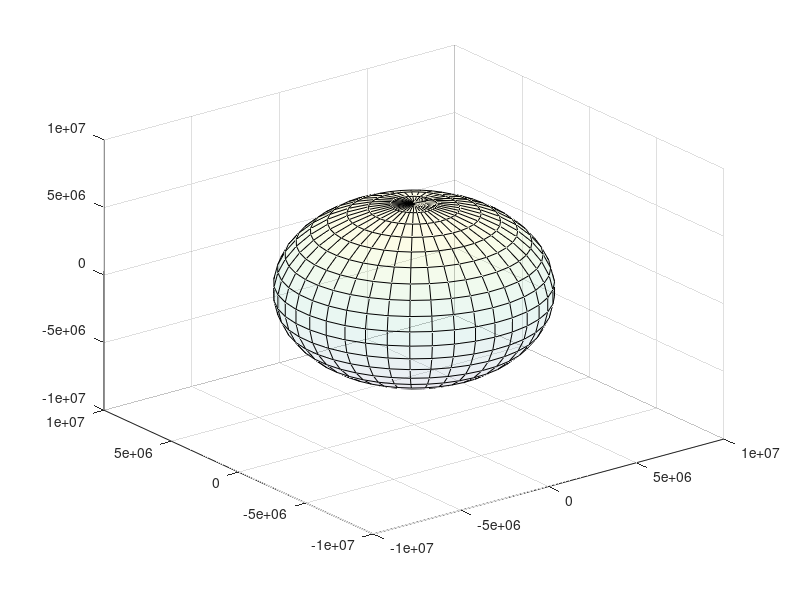

Write the MATLAB code that produced this figure. (Note: this script raises an error after producing the figure.)
clc; clear all; close all
R = 6378137;N = 20;
thetavec = linspace(0,pi,N);
phivec = linspace(0,2*pi,2*N);
[th, ph] = meshgrid(thetavec,phivec);
R = R*ones(size(th)); % should be your R(theta,phi) surface in general
x = R.*sin(th).*cos(ph);
y = R.*sin(th).*sin(ph);
z = R.*cos(th);
figure;
surf(x,y,z,'FaceAlpha',0.1);
hold on

GPS = [40.8136 96.7026 358];
[px,py,pz] = LL2ECEF(GPS);
plot3(px,py,pz,'ko','MarkerSize',1,'MarkerFaceColor','k')
hold on;
GPS = [41.2565 95.9345 332];
[px,py,pz] = LL2ECEF(GPS);
plot3(px,py,pz,'ko','MarkerSize',1,'MarkerFaceColor','k')
grid on;


function [px, py, pz] = LL2ECEF(input)

lat = input(1);
long = input(2); 
alt = input(3); 
R = 6378137; % radius of eartth in meters
f = 1/298.257223563; %Flatenning WGS 84
lam = atand((1-f)^2*tand(lat));
rs = sqrt(R^2/(1 + (1/(1-f)^2-1)*sind(lam)^2));
px = rs*cosd(lam)*cosd(long) + alt*cosd(lat)*cosd(long);
py = rs*cosd(lam)*sind(long) + alt*cosd(lat)*sind(long);
pz = rs*sind(lam) + alt*sind(lat);



end